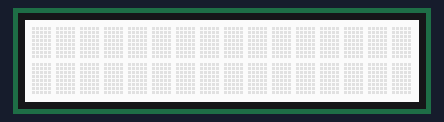
Recording of a sketch running on a simulated Arduino Uno, built with avr-gcc and run on an emulated ATmega328P. On the bench: 16×2 character LCD.

Above: at 0.1 s.
At 0.6 s:
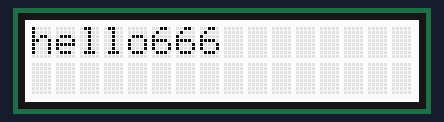

The sketch:

RGBDisp.ino
```cpp
// (licence header left out)
#include <Wire.h>
#include "rgb_lcd.h"

rgb_lcd lcd;

void setup() {
    // set up the LCD's number of columns and rows:
    lcd.begin(16, 2);
    // Print a message to the LCD.
    String str = String("hello" + String(666) );
    lcd.print(str);
}

void loop() {
    // Turn off the display:
    lcd.noDisplay();
    delay(500);
    // Turn on the display:
    lcd.display();
    delay(500);
}

/*********************************************************************************************************
  END FILE
*********************************************************************************************************/
```

Measured:
- what the display in image 1 shows lasts 0.5 s, from 0.6 s to 1.1 s
